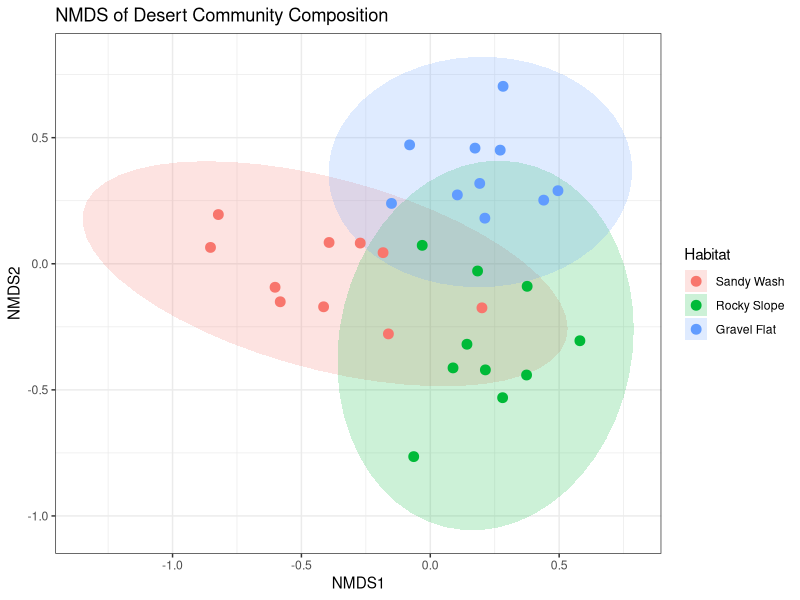

This chart was generated by the following R code:
# PERMANOVA & NMDS of Simulated Desert Communities
# -------------------------------------------------
# This script simulates desert species abundance data and associated
# environmental variables, then tests for community differences across
# habitat types using vegan::adonis2 (PERMANOVA). Results are exported
# using here::here() for reproducible file paths and an NMDS plot is
# generated to visualize habitat-based patterns.

# Load required packages
library(vegan)
library(ggplot2)
library(here)

# Ensure output directories exist
if (!dir.exists(here("data"))) dir.create(here("data"))
if (!dir.exists(here("plots"))) dir.create(here("plots"))

# -------------------------------------------------
# 1. Simulate community and environmental data
# -------------------------------------------------
set.seed(123)

n_sites <- 30
# Habitat types used in the simulation
# "Sandy Wash", "Rocky Slope", and "Gravel Flat"
habitats <- factor(
  rep(c("Sandy Wash", "Rocky Slope", "Gravel Flat"), each = n_sites / 3),
  levels = c("Sandy Wash", "Rocky Slope", "Gravel Flat")
)

# Species abundance matrix (sites x species)
# Four species: Rattlesnake, Lizard, Ant, and Creosote
community <- data.frame(
  Rattlesnake = rpois(n_sites, ifelse(habitats == "Rocky Slope", 6, 2)),
  Lizard      = rpois(n_sites, ifelse(habitats == "Sandy Wash", 5, 2)),
  Ant         = rpois(n_sites, ifelse(habitats == "Gravel Flat", 8, 3)),
  Creosote    = rpois(n_sites, ifelse(habitats == "Gravel Flat", 7, 3))
)
rownames(community) <- paste0("Site", seq_len(n_sites))

# Environmental data frame
env <- data.frame(
  Site = rownames(community),
  Habitat = habitats,
  Elevation = round(rnorm(n_sites, 500 + as.numeric(habitats) * 20, 20), 1),
  Soil_Moisture = round(rnorm(n_sites, 10 - as.numeric(habitats), 2), 1)
)

# -------------------------------------------------
# 2. PERMANOVA test for habitat differences
# -------------------------------------------------
permanova_res <- adonis2(community ~ Habitat, data = env, method = "bray",
                        permutations = 999)
print(permanova_res)
# Interpretation: A significant p-value (< 0.05) indicates that community
# composition differs among habitats.

# Save PERMANOVA table to CSV
write.csv(as.data.frame(permanova_res),
          here("data", "permanova_results.csv"),
          row.names = FALSE)

# -------------------------------------------------
# 3. NMDS ordination with habitat coloring
# -------------------------------------------------
nmds <- metaMDS(community, distance = "bray", k = 2, trymax = 100)

scores_df <- as.data.frame(scores(nmds, display = "sites"))
scores_df$Habitat <- env$Habitat

nmds_plot <- ggplot(scores_df, aes(x = NMDS1, y = NMDS2, color = Habitat)) +
  stat_ellipse(aes(fill = Habitat), type = "norm", level = 0.95,
               geom = "polygon", alpha = 0.2, colour = NA) +
  geom_point(size = 3) +
  theme_bw() +
  labs(title = "NMDS of Desert Community Composition",
       x = "NMDS1", y = "NMDS2",
       color = "Habitat", fill = "Habitat")

# Save NMDS plot as PNG
ggsave(filename = here("plots", "nmds_habitat.png"), plot = nmds_plot,
       width = 6, height = 5, dpi = 300)
